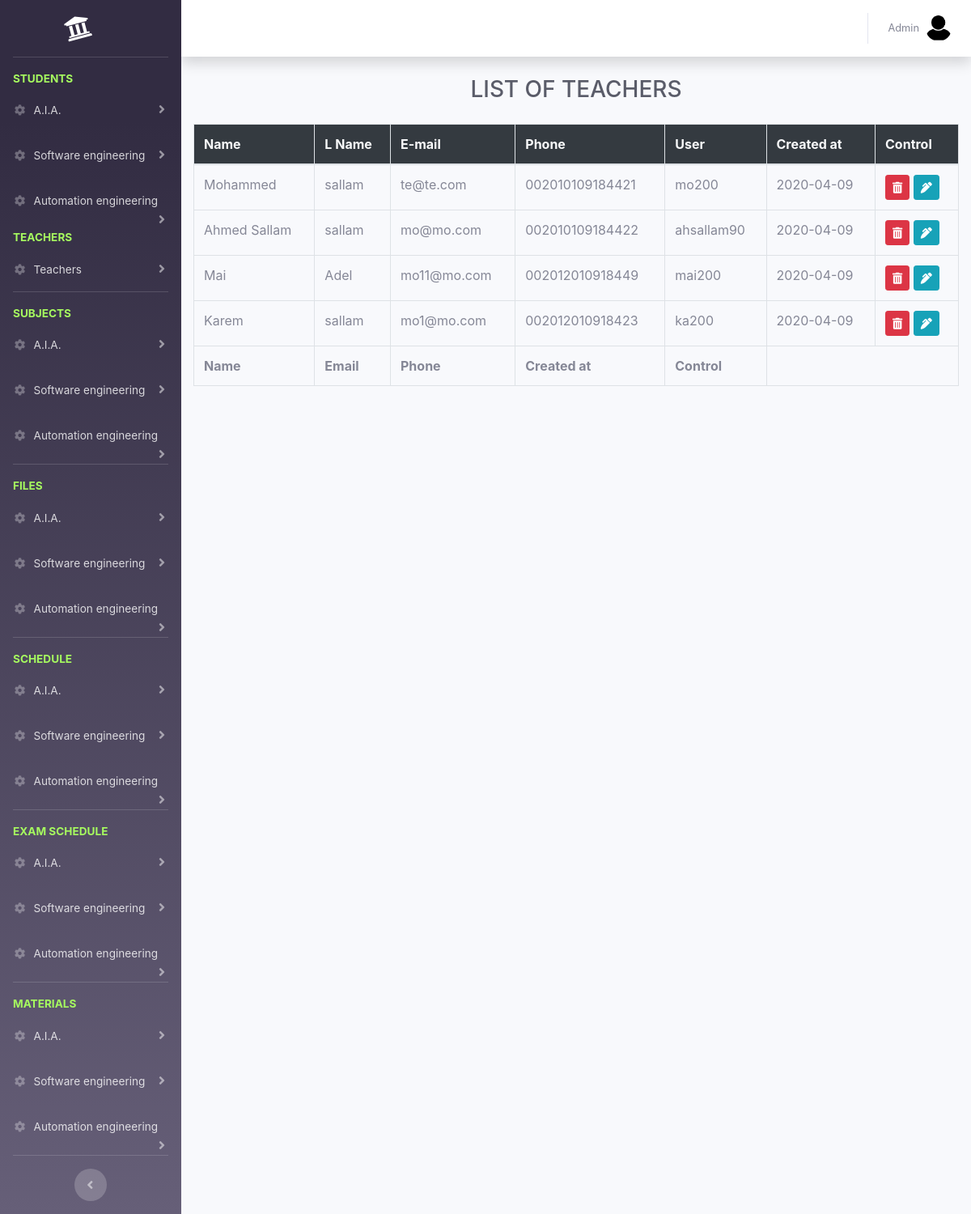
Page /admins/all-teacher.php (signed in) on the earlier database version.
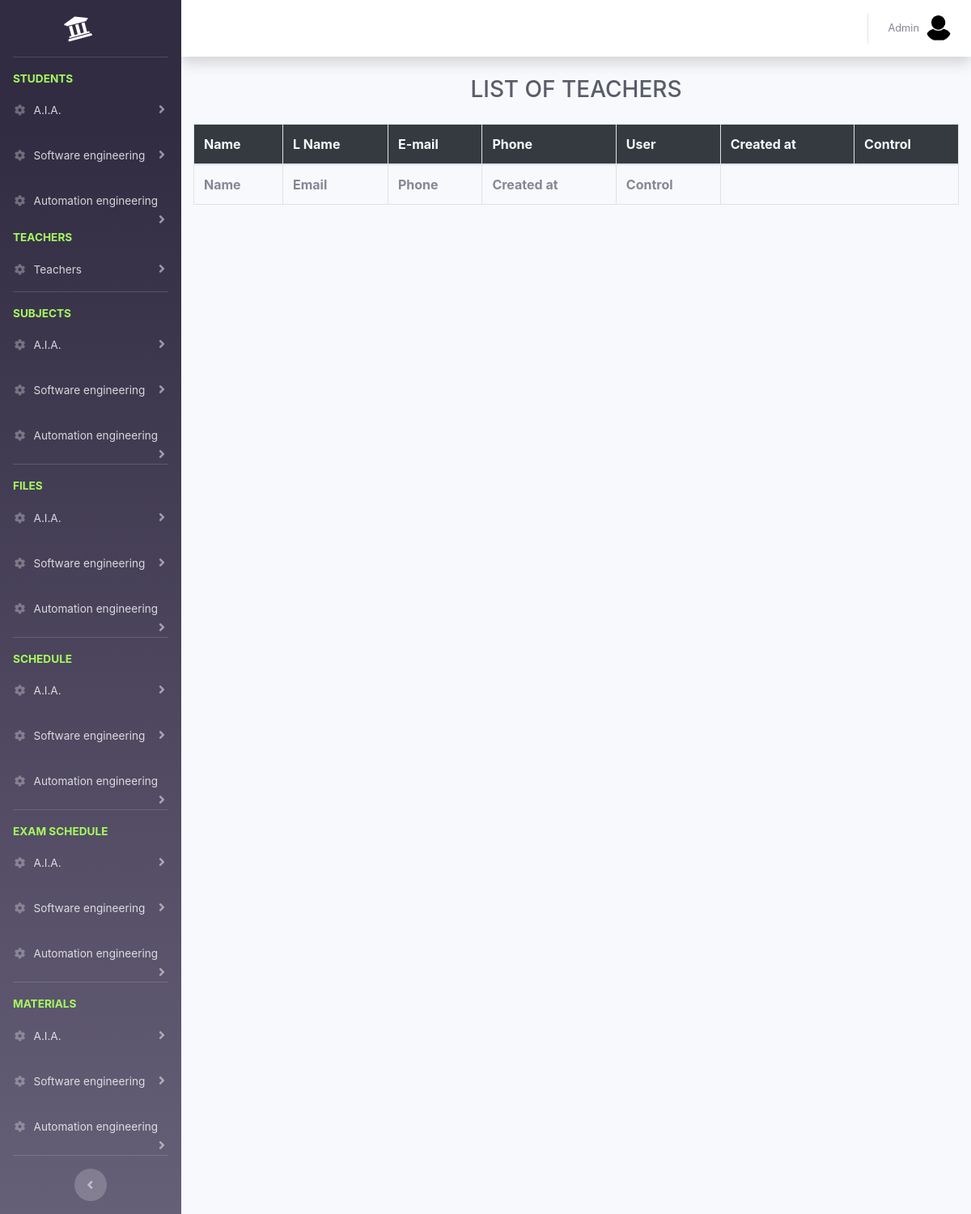
Same page on the later database version.
### tables this page shows
CREATE TABLE `sections` (
  `id` int(11) NOT NULL,
  `name` varchar(100) NOT NULL,
  `fees` decimal(10,2) NOT NULL
);

CREATE TABLE `teachers` (
  `id` int(11) NOT NULL,
  `name` varchar(200) NOT NULL,
  `last_name` varchar(100) DEFAULT NULL,
  `username` varchar(100) DEFAULT NULL,
  `email` varchar(100) NOT NULL,
  `phone` varchar(15) DEFAULT NULL,
  `password` varchar(100) NOT NULL,
  `created_at` datetime DEFAULT CURRENT_TIMESTAMP
);

### admins/all-teacher.php (the view, shortened to what the changed rows need)
<?php
require('../connection.php');
include('../layout/header.php');
include('layout/sidebar.php');
$sql = "SELECT * FROM teachers";
$result = mysqli_query($conn, $sql);
$teachers = $result->fetch_all(MYSQLI_ASSOC);
?>
<div class="container-fluid">
    <div class="d-sm-flex align-items-center justify-content-between mb-4">
        <h1 class="m-auto h3 mb-0 text-gray-800 text-uppercase">list of teachers</h1>
    </div>
    <div class="row">
        <div class="col-md-12">
            <table class="table table-bordered teachers_table">
                <thead>
                <tr class="bg-dark text-light">
                    <th>Name</th>
                    <th>L Name</th>
                    <th>E-mail</th>
                    <th>Phone</th>
                    <th>User</th>
                    <th>Created at</th>
                    <th>Control</th>
                </tr>
                </thead>
                <tbody>
                    <?php
                    foreach ($teachers as $teacher) { ?>
                        <tr>
                            <td><?= $teacher['name']?></td>
                            <td><?= $teacher['last_name']?></td>
                            <td><?= $teacher['email']?></td>
                            <td><?= $teacher['phone']?></td>
                            <td><?= $teacher['username']?></td>
                            <td><?= date('Y-m-d', strtotime($teacher['created_at'])) ?></td>
                            <td>
                                <a href="#" data-toggle="modal" data-target="#delete_modal" data-href="<?=APP?>/controllers/teachers/delete.php?id=<?=$teacher['id']?>" class="btn btn-danger btn-sm delete_link"><i class="fa fa-trash-alt"></i></a>
                                <a data-toggle="modal" data-target="#edit_modal" href="#" data-href="<?=APP?>/controllers/teachers/get_info.php?id=<?=$teacher['id']?>" class="btn btn-info btn-sm edit_link"><i class="fa fa-pen-alt"></i></a>
                            </td>
                        </tr>
                    <?php } ?>
                </tbody>
                <tfoot>
                <tr>
                    <th>Name</th>
                    <th>Email</th>
                    <th>Phone</th>
                    <th>Created at</th>
                    <th>Control</th>
                </tr>
                </tfoot>
            </table>
        </div>
    </div>
</div>
<?php include('../layout/footer.php');?>

### admins/layout/sidebar.php (shortened to what the changed rows need)
<?php
$sectionsSql = "SELECT  sections.* FROM sections
                    LEFT JOIN section_years on sections.id=section_years.section_id GROUP BY sections.id";
$result = mysqli_query($conn, $sectionsSql);
$sections = $result->fetch_all(MYSQLI_ASSOC);
?>
<div id="wrapper">
      <ul class="navbar-nav bg-gradient-primary sidebar sidebar-dark accordion" id="accordionSidebar">
      <?php
      foreach ($sections as $section) { ?>
          <li class="nav-item">
              <a class="nav-link collapsed" href="#" data-toggle="collapse" data-target="#student_<?=$section['id']?>" aria-expanded="true" aria-controls="collapseProfi">
                  <i class="fas fa-fw fa-cog"></i>
                  <span><?=$section['name']?></span>
              </a>
          </li>
      <?php  } ?>
      <?php
      foreach ($sections as $section) { ?>
          <li class="nav-item">
              <a class="nav-link collapsed" href="#" data-toggle="collapse" data-target="#subject_<?=$section['id']?>" aria-expanded="true" aria-controls="collapseProfi">
                  <i class="fas fa-fw fa-cog"></i>
                  <span><?=$section['name']?></span>
              </a>
          </li>
      <?php  } ?>
          <?php
          foreach ($sections as $section) { ?>
              <li class="nav-item">
                  <a class="nav-link collapsed" href="#" data-toggle="collapse" data-target="#file_<?=$section['id']?>" aria-expanded="true" aria-controls="collapse">
                      <i class="fas fa-fw fa-cog"></i>
                      <span><?=$section['name']?></span>
                  </a>
              </li>
          <?php  } ?>
      <?php
      foreach ($sections as $section) { ?>
          <li class="nav-item">
              <a class="nav-link collapsed" href="#" data-toggle="collapse" data-target="#schedule_<?=$section['id']?>" aria-expanded="true" aria-controls="collapse">
                  <i class="fas fa-fw fa-cog"></i>
                  <span><?=$section['name']?></span>
              </a>
          </li>
      <?php  } ?>
      <?php
      foreach ($sections as $section) { ?>
          <li class="nav-item">
              <a class="nav-link collapsed" href="#" data-toggle="collapse" data-target="#exam_schedule_<?=$section['id']?>" aria-expanded="true" aria-controls="collapse">
                  <i class="fas fa-fw fa-cog"></i>
                  <span><?=$section['name']?></span>
              </a>
          </li>
      <?php  } ?>
      <?php
      foreach ($sections as $section) { ?>
          <li class="nav-item">
              <a class="nav-link collapsed" href="#" data-toggle="collapse" data-target="#course_<?=$section['id']?>" aria-expanded="true" aria-controls="collapse">
                  <i class="fas fa-fw fa-cog"></i>
                  <span><?=$section['name']?></span>
              </a>
          </li>
      <?php  } ?>
      </ul>
      <div id="content-wrapper" class="d-flex flex-column">
        <div id="content">

Differences in the rows shown:
removed teachers: name "Mohammed", last_name "sallam", email "te@te.com", phone "002010109184421", username "mo200", created_at "2020-04-09"
removed teachers: name "Ahmed Sallam", last_name "sallam", email "mo@mo.com", phone "002010109184422", username "ahsallam90", created_at "2020-04-09"
removed teachers: name "Mai", last_name "Adel", email "mo11@mo.com", phone "002012010918449", username "mai200", created_at "2020-04-09"
removed teachers: name "Karem", last_name "sallam", email "mo1@mo.com", phone "002012010918423", username "ka200", created_at "2020-04-09"
